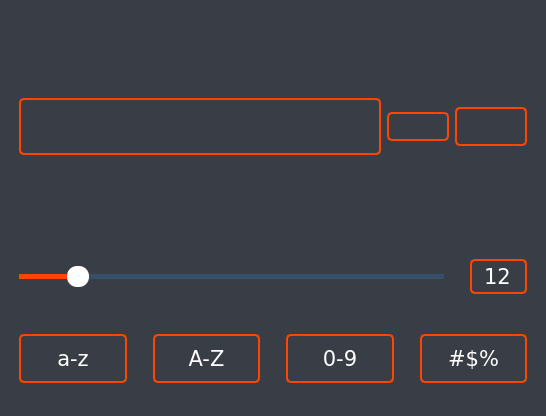
<?xml version="1.0" encoding="UTF-8"?>
<ui version="4.0">
 <class>MainWindow</class>
 <widget class="QMainWindow" name="MainWindow">
  <property name="geometry">
   <rect>
    <x>0</x>
    <y>0</y>
    <width>510</width>
    <height>416</height>
   </rect>
  </property>
  <property name="windowTitle">
   <string>Password Generator</string>
  </property>
  <property name="windowIcon">
   <iconset resource="resources.qrc">
    <normaloff>:/icons/key_FILL0_wght400_GRAD0_opsz24.png</normaloff>:/icons/key_FILL0_wght400_GRAD0_opsz24.png</iconset>
  </property>
  <property name="styleSheet">
   <string notr="true">QWidget {
    background-color: #393e46;
    color: white;
    font-family: Verdana;
    font-size: 16pt;
    margin: 10px;
}

QPushButton {
    border: 2px solid orangered;
    border-radius: 5px;
}

QPushButton#btn_lowercase,
#btn_highercase, 
#btn_nums, 
#btn_specialsymbols {
    padding: 10px;
}

QPushButton:hover {
    border-color: #364F6B;
}

QPushButton:pressed {
    border: 4px solid #364F6B;
    border-radius: 5px;
}

QPushButton:checked {
    border: 4px solid #002753;
    border-radius: 5px;
}

QPushButton:checked {
    background-color: #002753;
    border-color: #364F6B;
}</string>
  </property>
  <widget class="QWidget" name="centralwidget">
   <property name="styleSheet">
    <string notr="true">QWidget {
    background-color: #393e46;
    color: white;
    font-family: Verdana;
    font-size: 16pt;
    margin: 10px;
}

QPushButton {
    border: 2px solid orangered;
    border-radius: 5px;
}

QPushButton#btn_lowercase,
#btn_highercase, 
#btn_nums, 
#btn_specialsymbols {
    padding: 10px;
}

QPushButton:hover {
    border-color: #364F6B;
}

QPushButton:pressed {
    border: 4px solid #364F6B;
    border-radius: 5px;
}

QPushButton:checked {
    border: 4px solid #002753;
    border-radius: 5px;
}

QPushButton:checked {
    background-color: #002753;
    border-color: #364F6B;
}</string>
   </property>
   <layout class="QVBoxLayout" name="verticalLayout">
    <item>
     <widget class="QPushButton" name="icon_lock">
      <property name="enabled">
       <bool>false</bool>
      </property>
      <property name="styleSheet">
       <string notr="true">border: none</string>
      </property>
      <property name="text">
       <string/>
      </property>
      <property name="icon">
       <iconset>
        <disabledon>:/icons/lock_FILL0_wght400_GRAD0_opsz24.svg</disabledon>
       </iconset>
      </property>
      <property name="iconSize">
       <size>
        <width>100</width>
        <height>100</height>
       </size>
      </property>
     </widget>
    </item>
    <item>
     <layout class="QHBoxLayout" name="layout_password">
      <item>
       <widget class="QFrame" name="frame_password">
        <property name="sizePolicy">
         <sizepolicy hsizetype="Minimum" vsizetype="Maximum">
          <horstretch>0</horstretch>
          <verstretch>0</verstretch>
         </sizepolicy>
        </property>
        <property name="styleSheet">
         <string notr="true">QFrame {
    border: 2px solid orangered;
    border-radius: 5px;
    margin-right: 0;
}

QFrame:hover {
    border-color: #364F6B;
    border-radius: 5px;
    margin-right: 0;
}</string>
        </property>
        <property name="frameShape">
         <enum>QFrame::StyledPanel</enum>
        </property>
        <property name="frameShadow">
         <enum>QFrame::Raised</enum>
        </property>
        <layout class="QHBoxLayout" name="horizontalLayout_2">
         <item>
          <widget class="QLineEdit" name="line_password">
           <property name="styleSheet">
            <string notr="true">QLineEdit {
    border: none;
    margin: 0;
    font-size: 20pt;
}</string>
           </property>
          </widget>
         </item>
         <item>
          <widget class="QPushButton" name="btn_visibility">
           <property name="cursor">
            <cursorShape>PointingHandCursor</cursorShape>
           </property>
           <property name="styleSheet">
            <string notr="true">QPushButton { 
    border: none;
    margin: 0;
    background-color: transparent;
}</string>
           </property>
           <property name="text">
            <string/>
           </property>
           <property name="icon">
            <iconset resource="resources.qrc">
             <normaloff>:/icons/visibility_off_FILL0_wght400_GRAD0_opsz24.svg</normaloff>
             <normalon>:/icons/visibility_FILL0_wght400_GRAD0_opsz24.svg</normalon>:/icons/visibility_off_FILL0_wght400_GRAD0_opsz24.svg</iconset>
           </property>
           <property name="iconSize">
            <size>
             <width>30</width>
             <height>30</height>
            </size>
           </property>
           <property name="checkable">
            <bool>true</bool>
           </property>
          </widget>
         </item>
        </layout>
       </widget>
      </item>
      <item>
       <widget class="QPushButton" name="btn_refresh">
        <property name="cursor">
         <cursorShape>PointingHandCursor</cursorShape>
        </property>
        <property name="styleSheet">
         <string notr="true">QPushButton {
    margin-right: 0;
    margin-left: 0;
}</string>
        </property>
        <property name="text">
         <string/>
        </property>
        <property name="icon">
         <iconset>
          <normalon>:/icons/refresh_FILL0_wght400_GRAD0_opsz24.svg</normalon>
         </iconset>
        </property>
        <property name="iconSize">
         <size>
          <width>52</width>
          <height>52</height>
         </size>
        </property>
       </widget>
      </item>
      <item>
       <widget class="QPushButton" name="btn_copy">
        <property name="cursor">
         <cursorShape>PointingHandCursor</cursorShape>
        </property>
        <property name="styleSheet">
         <string notr="true">QPushButton {
    padding: 5px;
    margin-left: 0;
}</string>
        </property>
        <property name="text">
         <string/>
        </property>
        <property name="icon">
         <iconset>
          <normalon>:/icons/content_copy_FILL0_wght400_GRAD0_opsz24.svg</normalon>
         </iconset>
        </property>
        <property name="iconSize">
         <size>
          <width>42</width>
          <height>42</height>
         </size>
        </property>
       </widget>
      </item>
     </layout>
    </item>
    <item>
     <layout class="QHBoxLayout" name="layout_info">
      <item>
       <widget class="QLabel" name="lbl_strength">
        <property name="sizePolicy">
         <sizepolicy hsizetype="Preferred" vsizetype="Maximum">
          <horstretch>0</horstretch>
          <verstretch>0</verstretch>
         </sizepolicy>
        </property>
        <property name="text">
         <string/>
        </property>
        <property name="alignment">
         <set>Qt::AlignCenter</set>
        </property>
       </widget>
      </item>
      <item>
       <widget class="QLabel" name="lbl_entropy">
        <property name="sizePolicy">
         <sizepolicy hsizetype="Preferred" vsizetype="Maximum">
          <horstretch>0</horstretch>
          <verstretch>0</verstretch>
         </sizepolicy>
        </property>
        <property name="text">
         <string/>
        </property>
        <property name="alignment">
         <set>Qt::AlignCenter</set>
        </property>
       </widget>
      </item>
     </layout>
    </item>
    <item>
     <layout class="QHBoxLayout" name="layout_length">
      <item>
       <widget class="QSlider" name="slider_length">
        <property name="cursor">
         <cursorShape>PointingHandCursor</cursorShape>
        </property>
        <property name="styleSheet">
         <string notr="true">QSlider::groove:horizontal {
    background-color: transparent;
    height: 5px;
}

QSlider::sub-page:horizontal {
    background-color: orangered;
}

QSlider::add-page:horizontal {
    background-color: #364F6B;
}

QSlider::handle:horizontal {
    background-color: white;
    width: 22px;
    border-radius: 10px;
    margin-top: -8px;
    margin-bottom: -8px;
}</string>
        </property>
        <property name="maximum">
         <number>100</number>
        </property>
        <property name="value">
         <number>12</number>
        </property>
        <property name="orientation">
         <enum>Qt::Horizontal</enum>
        </property>
       </widget>
      </item>
      <item>
       <widget class="QSpinBox" name="spinbox_length">
        <property name="cursor">
         <cursorShape>PointingHandCursor</cursorShape>
        </property>
        <property name="styleSheet">
         <string notr="true">QSpinBox {
    border: 2px solid orangered;
    border-radius: 5px;
    background: transparent;
    padding: 2px;
}

QSpinBox:hover {
    border-color: #364F6B;
}</string>
        </property>
        <property name="alignment">
         <set>Qt::AlignCenter</set>
        </property>
        <property name="buttonSymbols">
         <enum>QAbstractSpinBox::NoButtons</enum>
        </property>
        <property name="maximum">
         <number>100</number>
        </property>
        <property name="value">
         <number>12</number>
        </property>
       </widget>
      </item>
     </layout>
    </item>
    <item>
     <layout class="QHBoxLayout" name="layout_characters">
      <item>
       <widget class="QPushButton" name="btn_lowercase">
        <property name="cursor">
         <cursorShape>PointingHandCursor</cursorShape>
        </property>
        <property name="text">
         <string>a-z</string>
        </property>
        <property name="checkable">
         <bool>true</bool>
        </property>
        <property name="checked">
         <bool>false</bool>
        </property>
       </widget>
      </item>
      <item>
       <widget class="QPushButton" name="btn_highercase">
        <property name="cursor">
         <cursorShape>PointingHandCursor</cursorShape>
        </property>
        <property name="text">
         <string>A-Z</string>
        </property>
        <property name="checkable">
         <bool>true</bool>
        </property>
        <property name="checked">
         <bool>false</bool>
        </property>
       </widget>
      </item>
      <item>
       <widget class="QPushButton" name="btn_nums">
        <property name="cursor">
         <cursorShape>PointingHandCursor</cursorShape>
        </property>
        <property name="text">
         <string>0-9</string>
        </property>
        <property name="checkable">
         <bool>true</bool>
        </property>
        <property name="checked">
         <bool>false</bool>
        </property>
       </widget>
      </item>
      <item>
       <widget class="QPushButton" name="btn_specialsymbols">
        <property name="cursor">
         <cursorShape>PointingHandCursor</cursorShape>
        </property>
        <property name="text">
         <string>#$%</string>
        </property>
        <property name="checkable">
         <bool>true</bool>
        </property>
       </widget>
      </item>
     </layout>
    </item>
   </layout>
  </widget>
 </widget>
 <resources>
  <include location="resources.qrc"/>
 </resources>
 <connections/>
</ui>
